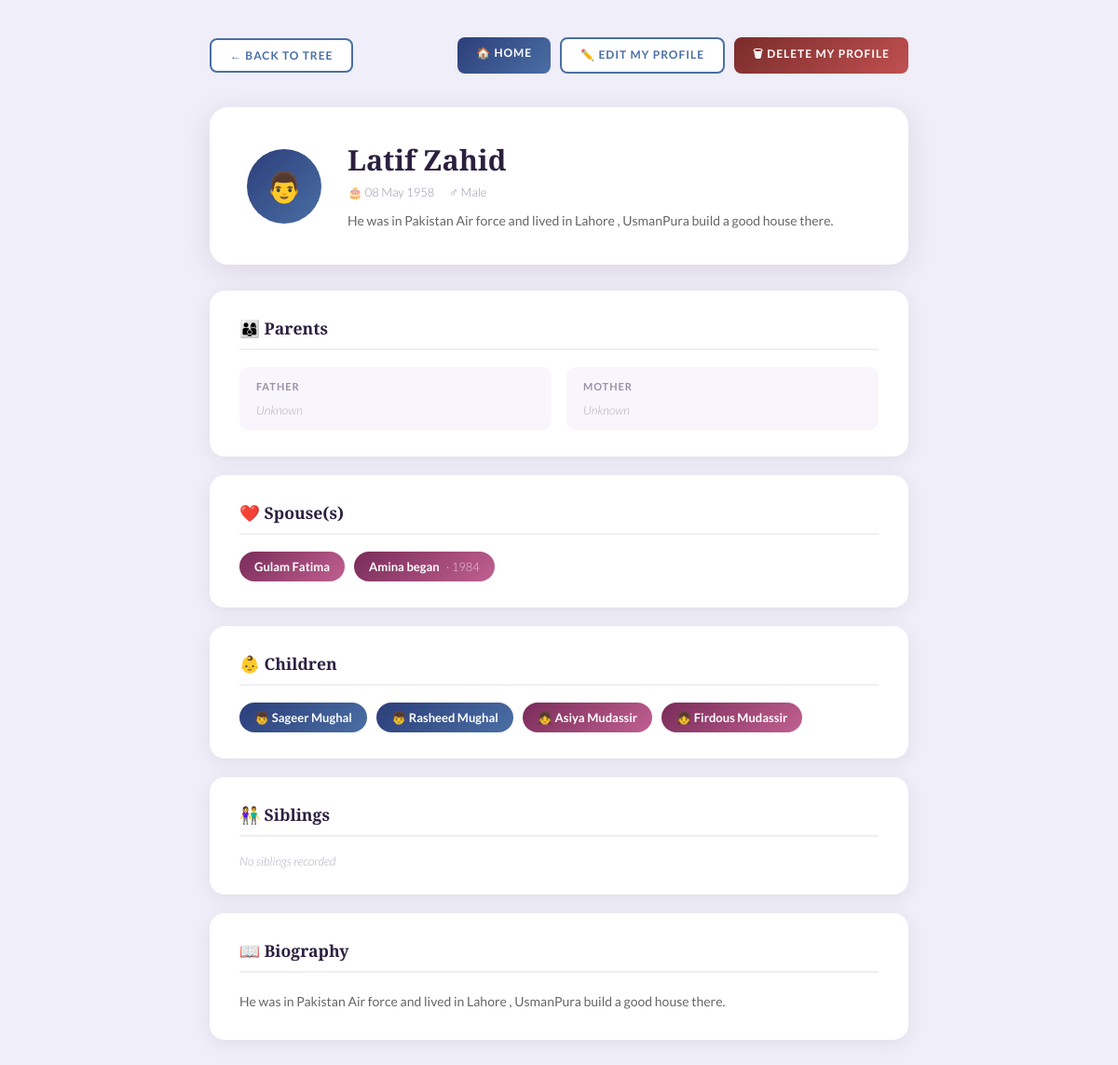
/person/110/ (signed in), run on the app's committed database.
### familyApp/models.py (models this page shows, shortened)
class Person(models.Model):
    GENDER_CHOICES = [('M', 'Male'), ('F', 'Female')]
    family    = models.ForeignKey(Family, on_delete=models.CASCADE, related_name='persons')
    name      = models.CharField(max_length=100)
    gender    = models.CharField(max_length=1, choices=GENDER_CHOICES, null=True, blank=True)
    father    = models.ForeignKey('self', null=True, blank=True, on_delete=models.SET_NULL, related_name='children_from_father')
    mother    = models.ForeignKey('self', null=True, blank=True, on_delete=models.SET_NULL, related_name='children_from_mother')
    birth_date         = models.DateField(null=True, blank=True)
    bio                = models.TextField(blank=True)
    joined_by_marriage = models.BooleanField(default=False)
    added_by  = models.ForeignKey(User, null=True, blank=True, on_delete=models.SET_NULL, related_name='added_persons')
    claimed_by = models.ForeignKey(
    User, null=True, blank=True,
    on_delete=models.SET_NULL,
    related_name='claimed_persons'   # now returns multiple
)

class Marriage(models.Model):
    spouse1       = models.ForeignKey(Person, on_delete=models.CASCADE, related_name='marriages_as_spouse1')
    spouse2       = models.ForeignKey(Person, on_delete=models.CASCADE, related_name='marriages_as_spouse2')
    marriage_date = models.DateField(null=True, blank=True)

### familyApp/views.py (the view)
# urls.py: path('person/<int:person_id>/',       views.person_detail,    name='person_detail'),
@login_required
def person_detail(request, person_id):
    family = get_user_family(request.user)
    person = get_object_or_404(Person, pk=person_id, family=family)
    ancestors = []
    current = person.father
    ancestors_set = set()
    while current:
        if current.id in ancestors_set:
            break  # Prevent infinite loops
        ancestors.append(current)
        ancestors_set.add(current.id)
        current = current.father
    ancestors.reverse()
    marriages = Marriage.objects.filter(
        Q(spouse1=person) | Q(spouse2=person)
    ).select_related('spouse1', 'spouse2')
    children = Person.objects.filter(Q(father=person) | Q(mother=person)).distinct()
    siblings = Person.objects.none()
    if person.father:
        siblings = siblings | Person.objects.filter(father=person.father)
    if person.mother:
        siblings = siblings | Person.objects.filter(mother=person.mother)
    siblings = siblings.exclude(pk=person.pk).distinct()
    already_claimed_other = (
    hasattr(request.user, 'person_profile')
    and request.user.person_profile != person
)
    return render(request, 'person_detail.html', {
    'person':     person,
    'ancestors':  ancestors,
    'marriages':  marriages,
    'children':   children,
    'siblings':   siblings,
    'is_admin':   is_family_admin(request.user, family),
    'can_edit':   can_edit_person(request.user, person, family),
    'can_delete': can_delete_person(request.user, person, family),
    'can_claim':  person.claimed_by is None,  # just this one check
})

### familyApp/views.py (called while the page is built)
def get_user_family(user):
    return user.families.first()

def is_family_admin(user, family):
    return family.created_by == user

def can_edit_person(user, person, family):
    if person.claimed_by == user:
        return True
    if person.claimed_by is None and is_family_admin(user, family):
        return True
    return False

def can_delete_person(user, person, family):
    if is_family_admin(user, family) and person.claimed_by is None:
        return True
    if person.claimed_by == user:
        return True
    return False

### templates/person_detail.html (shortened to what this page needs)
<!DOCTYPE html>
<html lang="en">
<head>
</head>
<body>
<div class="top-bar">
    <a href="{% url 'treeView' %}" class="btn btn-outline">← Back to Tree</a>
    <div style="display:flex; gap:10px; flex-wrap:wrap;">
        <a href="{% url 'base' %}" class="btn btn-primary">🏠 Home</a>
        {% if person.claimed_by == request.user %}
            <a href="{% url 'editPerson' person.pk %}" class="btn btn-outline">✏️ Edit My Profile</a>
            <a href="{% url 'deletePerson' person.pk %}" class="btn btn-danger">🗑 Delete My Profile</a>
        {% elif person.claimed_by %}
            <span style="font-size:13px; color:#9a8faa; align-self:center;">
                ✅ Managed by {{ person.claimed_by.username }}
            </span>
        {% endif %}
    </div>
</div>
<div class="hero">
    <div class="avatar {% if person.gender == 'M' %}male{% elif person.gender == 'F' %}female{% else %}unknown{% endif %}">
        {% if person.gender == 'M' %}👨{% elif person.gender == 'F' %}👩{% else %}👤{% endif %}
    </div>
    <div class="hero-info">
        <h1>{{ person.name }}</h1>
        <div class="meta">
            {% if person.birth_date %}
                <span>🎂 {{ person.birth_date|date:"d M Y" }}</span>
            {% endif %}
            <span>{% if person.gender == 'M' %}♂ Male{% elif person.gender == 'F' %}♀ Female{% endif %}</span>
        </div>
        {% if person.bio %}
            <p style="margin-top:12px; font-size:14px; color:#666; line-height:1.6;">{{ person.bio }}</p>
        {% endif %}
    </div>
</div>
<div class="container">
    <div class="section">
        <h3>👨‍👩‍👦 Parents</h3>
        <div class="parents-row">
            <div class="parent-slot">
                <div class="role">Father</div>
                {% if person.father %}
                    <a href="{% url 'person_detail' person.father.pk %}"
                       class="chip male">👨 {{ person.father.name }}</a>
                {% else %}
                    <span class="empty">Unknown</span>
                {% endif %}
            </div>
            <div class="parent-slot">
                <div class="role">Mother</div>
                {% if person.mother %}
                    <a href="{% url 'person_detail' person.mother.pk %}"
                       class="chip female">👩 {{ person.mother.name }}</a>
                {% else %}
                    <span class="empty">Unknown</span>
                {% endif %}
            </div>
        </div>
    </div>
    <div class="section">
        <h3>❤️ Spouse(s)</h3>
        <div class="chips">
            {% for marriage in marriages %}
                {% if marriage.spouse1 == person %}
                    <a href="{% url 'person_detail' marriage.spouse2.pk %}"
                       class="chip {% if marriage.spouse2.gender == 'M' %}male{% elif marriage.spouse2.gender == 'F' %}female{% else %}unknown{% endif %}">
                        {{ marriage.spouse2.name }}
                        {% if marriage.marriage_date %}
                            <span style="opacity:.7;font-weight:300;">· {{ marriage.marriage_date|date:"Y" }}</span>
                        {% endif %}
                    </a>
                {% endif %}
            {% empty %}
                <span class="empty">No spouse recorded</span>
            {% endfor %}
        </div>
    </div>
    <div class="section">
        <h3>👶 Children</h3>
        <div class="chips">
            {% for child in children %}
                <a href="{% url 'person_detail' child.pk %}"
                   class="chip {% if child.gender == 'M' %}male{% elif child.gender == 'F' %}female{% else %}unknown{% endif %}">
                    {% if child.gender == 'M' %}👦{% elif child.gender == 'F' %}👧{% else %}👤{% endif %}
                    {{ child.name }}
                </a>
            {% empty %}
                <span class="empty">No children recorded</span>
            {% endfor %}
        </div>
    </div>
    <div class="section">
        <h3>👫 Siblings</h3>
        <div class="chips">
            {% for sibling in siblings %}
                <a href="{% url 'person_detail' sibling.pk %}"
                   class="chip {% if sibling.gender == 'M' %}male{% elif sibling.gender == 'F' %}female{% else %}unknown{% endif %}">
                    {{ sibling.name }}
                </a>
            {% empty %}
                <span class="empty">No siblings recorded</span>
            {% endfor %}
        </div>
    </div>
    <div class="section">
        <h3>📖 Biography</h3>
        {% if person.bio %}
            <p style="font-size: 14px; color: #666; line-height: 1.8;">{{ person.bio }}</p>
        {% else %}
            <span class="empty">No biography available</span>
        {% endif %}
    </div>
</div>
</body>
</html>

### templates/person_detail.html (style rules this page uses)
:root { --male: linear-gradient(135deg, #2c3e7a, #4a6fa5); --female: linear-gradient(135deg, #7a2c5a, #c06090); --bg: #f0eef8; }
* { margin:0; padding:0; box-sizing:border-box; }
body { font-family: 'Lato', sans-serif; background: var(--bg); min-height: 100vh; padding: 40px 20px 80px; }
.top-bar { display: flex; justify-content: space-between; align-items: center; max-width: 750px; margin: 0 auto 36px; flex-wrap: wrap; gap: 12px; }
.btn { display: inline-block; padding: 9px 20px; border-radius: 8px; font-size: 12px; font-weight: 700; letter-spacing: 1px; text-transform: uppercase; text-decoration: none; transition: opacity .2s, transform .15s; border: none; cursor: pointer; }
.btn-primary { background: var(--male); color: white; }
.btn-danger { background: linear-gradient(135deg,#7a2c2c,#c05050); color: white; }
.btn-outline { background: white; color: #4a6fa5; border: 2px solid #4a6fa5; }
.hero { max-width: 750px; margin: 0 auto 28px; background: white; border-radius: 20px; box-shadow: 0 6px 30px rgba(44,32,64,0.11); padding: 36px 40px; display: flex; align-items: center; gap: 28px; flex-wrap: wrap; }
.avatar { width: 80px; height: 80px; border-radius: 50%; display: flex; align-items: center; justify-content: center; font-size: 32px; flex-shrink: 0; }
.avatar.male { background: var(--male); }
.hero-info h1 { font-family: 'Playfair Display', serif; font-size: 1.9rem; color: #2c2040; margin-bottom: 6px; }
.hero-info .meta { font-size: 13px; color: #9a8faa; font-weight: 300; display: flex; gap: 16px; flex-wrap: wrap; }
.meta span { display: flex; align-items: center; gap: 5px; }
.container { max-width: 750px; margin: 0 auto; }
.section { background: white; border-radius: 16px; box-shadow: 0 4px 20px rgba(44,32,64,0.08); padding: 28px 32px; margin-bottom: 20px; }
.section h3 { font-family: 'Playfair Display', serif; font-size: 1.1rem; color: #2c2040; margin-bottom: 18px; padding-bottom: 10px; border-bottom: 2px solid #f0eef8; display: flex; align-items: center; gap: 8px; }
.chips { display: flex; flex-wrap: wrap; gap: 10px; }
.chip { display: inline-flex; align-items: center; gap: 7px; padding: 8px 16px; border-radius: 30px; font-size: 13px; font-weight: 700; color: white; text-decoration: none; transition: transform .15s, box-shadow .15s; }
.chip.male { background: var(--male); }
.chip.female { background: var(--female); }
.empty { color: #b0a8c0; font-size: 13px; font-weight: 300; font-style: italic; }
.parents-row { display: flex; gap: 16px; flex-wrap: wrap; }
.parent-slot { flex: 1; min-width: 180px; background: #f8f6fc; border-radius: 10px; padding: 14px 18px; }
.parent-slot .role { font-size: 11px; font-weight: 700; letter-spacing: 1px; text-transform: uppercase; color: #9a8faa; margin-bottom: 8px; }

### data on the page
Person: name "Latif Zahid", birth_date "08 May 1958", bio "He was in Pakistan Air force and lived in Lahore , UsmanPura build a good house there."
Marriage: spouse2.name "Gulam Fatima"
Marriage: spouse2.name "Amina began", marriage_date "1984"
Person: name "Sageer Mughal"
Person: name "Rasheed Mughal"
Person: name "Asiya Mudassir"
Person: name "Firdous Mudassir"
